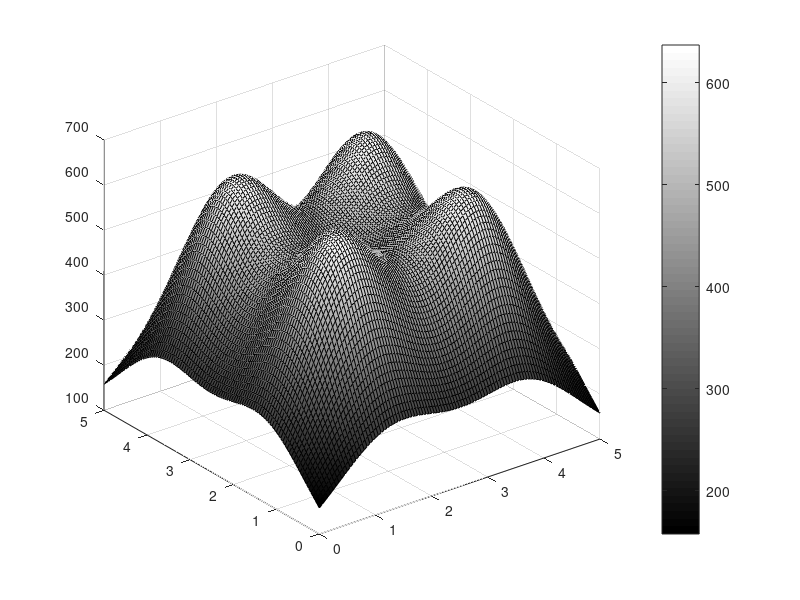

The MATLAB script that drew this image:
%% Room configuration
room.length = 5;
room.width = 5;
room.height = 2.55;

%% LED Lamps configuration
led.half_angle = 65;  %degree
led.lambert_index = -1/log2(cos(led.half_angle*pi/180));
led.minFC = 100;  %minimal forward current, mA
led.maxFC = 1000; %maximal forward current, mA
led.current_flux_polynomial_coeff = [1 1 1 1];

led.fc = 700;  %forward current, mA
led.flux = 5000;   %lumen, at some FC current
led.power = led.flux/683; %watt, approximately

%% LEDs scenario configuration
%% configuration 1
led.position_x = [1.25, 3.75];
led.position_y = [1.25, 3.75]';
led.position_z = 3;
led.position_matrix_x = repmat(led.position_x,length(led.position_y),1);
led.position_matrix_y = repmat(led.position_y,1,length(led.position_x));

%% configuration 2
% position_matrix_x1 = zeros(15,15);
% position_matrix_y1 = zeros(15,15);
% for i = 1:15
%     position_matrix_x1(i,:) = linspace(0.75,1.75,15);
% end
% for j = 1:15
%     position_matrix_y1(:,j) = linspace(0.75,1.75,15);
% end
% 
% position_matrix_x2= zeros(15,15);
% position_matrix_y2 = zeros(15,15);
% for i = 1:15
%     position_matrix_x2(i,:) = linspace(3.25,4.25,15);
% end
% for j = 1:15
%     position_matrix_y2(:,j) = linspace(0.75,1.75,15);
% end
% 
% position_matrix_x3= zeros(15,15);
% position_matrix_y3 = zeros(15,15);
% for i = 1:15
%     position_matrix_x3(i,:) = linspace(0.75,1.75,15);
% end
% for j = 1:15
%     position_matrix_y3(:,j) = linspace(3.25,4.25,15);
% end
% 
% position_matrix_x4= zeros(15,15);
% position_matrix_y4 = zeros(15,15);
% for i = 1:15
%     position_matrix_x4(i,:) = linspace(3.25,4.25,15);
% end
% for j = 1:15
%     position_matrix_y4(:,j) = linspace(3.25,4.25,15);
% end
% 
% position_matrix_x= [position_matrix_x1,position_matrix_x2;position_matrix_x3,position_matrix_x4];
% position_matrix_y= [position_matrix_y1,position_matrix_y2;position_matrix_y3,position_matrix_y4];

%
%% receiver configuration, point, or plane, or objects
% receiver plan
incre_space = 0.05;
[X, Y] = meshgrid(0:incre_space:room.length, 0:incre_space:room.width);
[r,c] = size(X);
illumination = zeros(r,c);
receiver_height = 0.85;

%% Luminous distribution calculation
m = length(led.position_x);
n = length(led.position_y);
for i = 1:r
    for j = 1:c
        for k = 1:m
            for l = 1:n
                vector_A  = [X(i,j)-led.position_matrix_x(k,l), Y(i,j)-led.position_matrix_y(k,l), receiver_height-room.height];
                cos_theta = abs(vector_A(3))/norm(vector_A);
                cos_yita = cos_theta;
                gain = (led.lambert_index+1)/2/pi*cos_theta^(led.lambert_index)*cos_yita/norm(vector_A)^2;
                illumination(i,j) = illumination(i,j) + led.flux*gain;
%                 res(i,j)
            end
        end
    end
end

surf(X,Y,illumination);
%image(illumination)
colormap gray
colorbar
%figure(2);
%contourf(X,Y,illumination);